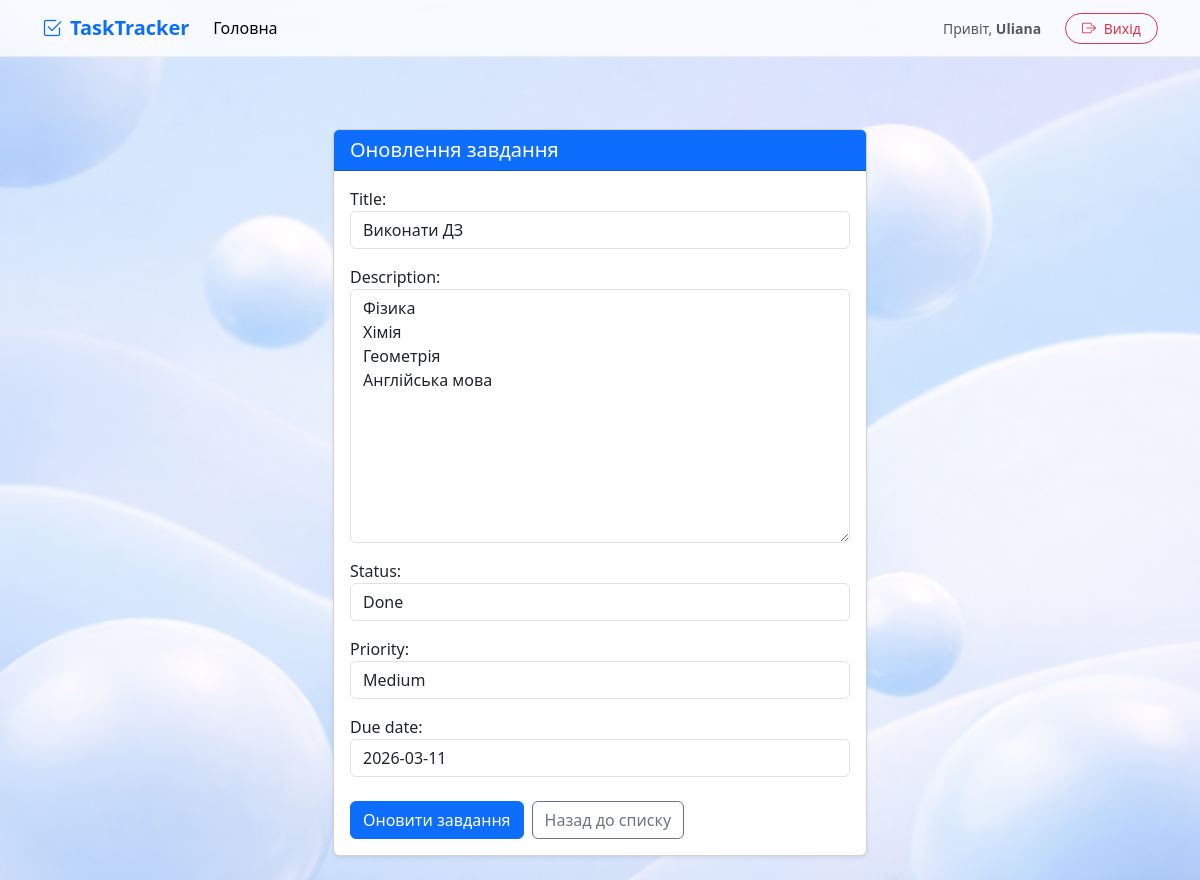
The page /4/update/ (signed in) on the database its author committed.
### tasks/models.py (models this page shows, shortened)
class Task(models.Model):
    STATUS_CHOICES = [
        ("todo", "To Do"),
        ("in_progress", "In Progress"),
        ("done", "Done"),
    ]
    PRIORITY_CHOICES = [
        ("low", "Low"),
        ("medium", "Medium"),
        ("high", "High"),
    ]
    title = models.CharField(max_length=256)
    description = models.TextField()
    status = models.CharField(max_length=20, choices=STATUS_CHOICES, default="todo")
    priority = models.CharField(max_length=20, choices=PRIORITY_CHOICES, default="medium")
    due_date = models.DateField(null=True, blank=True)
    creator = models.ForeignKey(User, on_delete=models.CASCADE, related_name="tasks")

### tasks/views.py (the view)
# urls.py: path("<int:pk>/update/", TaskUpdateView.as_view(), name="task-update"),
class TaskUpdateView(LoginRequiredMixin, UpdateView):
    model = models.Task
    form_class = TaskForm
    template_name = "tasks/task_update_form.html"
    success_url = reverse_lazy("tasks:task-list")

### tasks/forms.py
class TaskForm(forms.ModelForm):
    class Meta:
        model = Task
        fields = ["title", "description", "status", "priority", "due_date"]
    def __init__(self, *args, **kwargs):
        super(TaskForm, self).__init__(*args, **kwargs)
        for field in self.fields:
            self.fields[field].widget.attrs.update({"class": "form-control"})
        self.fields["due_date"].widget.attrs["class"] += " my-custom=datepicker"

### templates/tasks/task_update_form.html (shortened to what this page needs)
{% extends 'base.html' %}
{% block content %}
<div class="container mt-5">
    <div class="row justify-content-center">
        <div class="col-md-8 col-lg-6">
            <div class="card shadow-sm">
                <div class="card-header bg-primary text-white">
                    <h2 class="h5 mb-0">Оновлення завдання</h2>
                </div>
                <div class="card-body">
                    <form method="post">
                        <div class="mb-4">
                            {{ form.as_p }}
                        </div>
                        <div class="d-flex gap-2">
                            <button type="submit" class="btn btn-primary">
                                Оновити завдання
                            </button>
                            <a href="{% url 'tasks:task-list' %}" class="btn btn-outline-secondary">
                                Назад до списку
                            </a>
                        </div>
                    </form>
                </div>
            </div>
        </div>
    </div>
</div>
{% endblock %}

### templates/base.html (shortened to what this page needs)
{% load static %}
<!DOCTYPE html>
<html lang="uk">
<head>
    <link href="https://cdn.jsdelivr.net/npm/bootstrap@5.3.0/dist/css/bootstrap.min.css" rel="stylesheet">
    <link rel="stylesheet" href="https://cdn.jsdelivr.net/npm/bootstrap-icons@1.11.0/font/bootstrap-icons.css">
    <link href="{% static 'css/site.css' %}" rel="stylesheet">
</head>
<body>
    <nav class="navbar navbar-expand-lg navbar-custom sticky-top">
        <div class="container">
            <a class="navbar-brand fw-bold text-primary" href="{% url 'tasks:task-list' %}">
                <i class="bi bi-check2-square me-2"></i>TaskTracker
            </a>
            <div class="collapse navbar-collapse" id="navbarNav">
                <ul class="navbar-nav me-auto">
                    <li class="nav-item">
                        <a class="nav-link active" href="{% url 'tasks:task-list' %}">Головна</a>
                    </li>
                </ul>
                <div class="d-flex align-items-center gap-2">
                    {% if user.is_authenticated %}
                        <span class="navbar-text me-3 small">
                            Привіт, <strong>{{ user.username }}</strong>
                        </span>
                        <form action="{% url 'tasks:logout' %}" method="post" class="m-0">
                            <button type="submit" class="btn btn-sm btn-outline-danger rounded-pill px-3">
                                <i class="bi bi-box-arrow-right me-1"></i> Вихід
                            </button>
                        </form>
                    {% else %}
                        <a href="{% url 'tasks:login' %}" class="btn btn-sm btn-link text-decoration-none text-dark">Вхід</a>
                        <a href="{% url 'tasks:register' %}" class="btn btn-sm btn-primary rounded-pill px-4 shadow-sm">
                            Реєстрація
                        </a>
                    {% endif %}
                </div>
            </div>
        </div>
    </nav>
    <main class="py-4">
        <div class="container">
            {% block content %}
            {% endblock %}
        </div>
    </main>
</body>
</html>

### static/css/site.css (style rules this page uses)
html, body { height: 100%; margin: 0; }

### rows shown on the page
Task: title "Виконати ДЗ", description "Фізика Хімія Геометрія Англійська мова", status "Done", priority "Medium", due_date "2026-03-11"

### other values the page prints
{{ user.username }} "Uliana"
